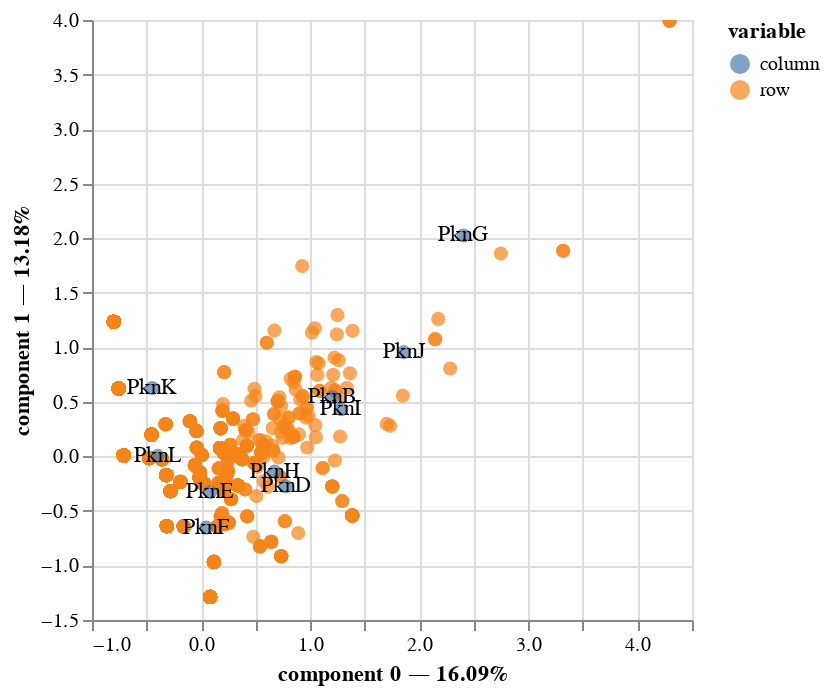

The code cell stored with this chart in its notebook:
### Markdown cell above
### 3c. Plot the MCA results

### Code cell
mca_final.plot(direct_phos_df, x_component=0, y_component=1,
            show_column_markers=True, 
            show_column_labels=True, 
            show_row_labels=False)

### Figure 1 — Vega-Lite specification as saved in the notebook (floating-point values rounded to 4 significant figures; data arrays with more than 128 entries replaced by an {"elided": "..."} marker saying what was removed)
{"config": {"view": {"continuousWidth": 300, "continuousHeight": 300}}, "layer": [{"data": {"name": "data-79067454a60cb9f3717c59524b3f2157"}, "mark": {"type": "circle", "size": 50}, "encoding": {"color": {"field": "variable", "type": "nominal"}, "tooltip": [{"field": "variable", "type": "nominal"}, {"field": "value", "type": "nominal"}, {"field": "component 0", "type": "quantitative"}, {"field": "component 1", "type": "quantitative"}], "x": {"axis": {"title": "component 0 — 16.09%"}, "field": "component 0", "scale": {"zero": false}, "type": "quantitative"}, "y": {"axis": {"title": "component 1 — 13.18%"}, "field": "component 1", "scale": {"zero": false}, "type": "quantitative"}}, "name": "view_2"}, {"data": {"name": "data-c54549b03648251388809b5d3454f8a2"}, "mark": {"type": "circle", "size": 50}, "encoding": {"color": {"field": "variable", "type": "nominal"}, "tooltip": [{"field": "variable", "type": "nominal"}, {"field": "value", "type": "nominal"}, {"field": "component 0", "type": "quantitative"}, {"field": "component 1", "type": "quantitative"}], "x": {"axis": {"title": "component 0 — 16.09%"}, "field": "component 0", "scale": {"zero": false}, "type": "quantitative"}, "y": {"axis": {"title": "component 1 — 13.18%"}, "field": "component 1", "scale": {"zero": false}, "type": "quantitative"}}}, {"data": {"name": "data-c54549b03648251388809b5d3454f8a2"}, "mark": {"type": "text"}, "encoding": {"text": {"field": "label", "type": "nominal"}, "x": {"axis": {"title": "component 0 — 16.09%"}, "field": "component 0", "scale": {"zero": false}, "type": "quantitative"}, "y": {"axis": {"title": "component 1 — 13.18%"}, "field": "component 1", "scale": {"zero": false}, "type": "quantitative"}}}], "params": [{"name": "param_2", "select": {"type": "interval", "encodings": ["x", "y"]}, "bind": "scales", "views": ["view_2"]}], "$schema": "https://vega.github.io/schema/vega-lite/v5.16.3.json", "datasets": {"data-79067454a60cb9f3717c59524b3f2157": {"elided": "1408 records"}, "data-c54549b03648251388809b5d3454f8a2": [{"component 0": 1.201, "component 1": 0.5447, "component 2": 0.1631, "component 3": -0.1438, "component 4": 0.3612, "component 5": 0.01466, "variable": "column", "value": "PknB", "label": "PknB"}, {"component 0": 0.7758, "component 1": -0.2752, "component 2": -1.279, "component 3": 0.4916, "component 4": -0.06685, "component 5": 0.4584, "variable": "column", "value": "PknD", "label": "PknD"}, {"component 0": 0.08423, "component 1": -0.3273, "component 2": 0.08168, "component 3": -0.1698, "component 4": -0.3075, "component 5": -0.8825, "variable": "column", "value": "PknE", "label": "PknE"}, {"component 0": 0.04667, "component 1": -0.6533, "component 2": 0.3512, "component 3": -0.4318, "component 4": 0.1931, "component 5": 0.4456, "variable": "column", "value": "PknF", "label": "PknF"}, {"component 0": 2.405, "component 1": 2.025, "component 2": 2.284, "component 3": 0.319, "component 4": -2.128, "component 5": 1.194, "variable": "column", "value": "PknG", "label": "PknG"}, {"component 0": 0.6735, "component 1": -0.14, "component 2": -0.3104, "component 3": -0.17, "component 4": -0.6682, "component 5": -0.3908, "variable": "column", "value": "PknH", "label": "PknH"}, {"component 0": 1.285, "component 1": 0.4322, "component 2": 0.4483, "component 3": -0.2464, "component 4": 0.7373, "component 5": -0.4521, "variable": "column", "value": "PknI", "label": "PknI"}, {"component 0": 1.859, "component 1": 0.955, "component 2": 0.5071, "component 3": 0.3019, "component 4": 2.937, "component 5": -0.9841, "variable": "column", "value": "PknJ", "label": "PknJ"}, {"component 0": -0.4483, "component 1": 0.6256, "component 2": -0.2703, "component 3": -0.4221, "component 4": 0.02892, "component 5": 0.07743, "variable": "column", "value": "PknK", "label": "PknK"}, {"component 0": -0.3983, "component 1": 0.004007, "component 2": 0.2326, "component 3": 0.6746, "component 4": 0.03229, "component 5": 0.01894, "variable": "column", "value": "PknL", "label": "PknL"}]}}
